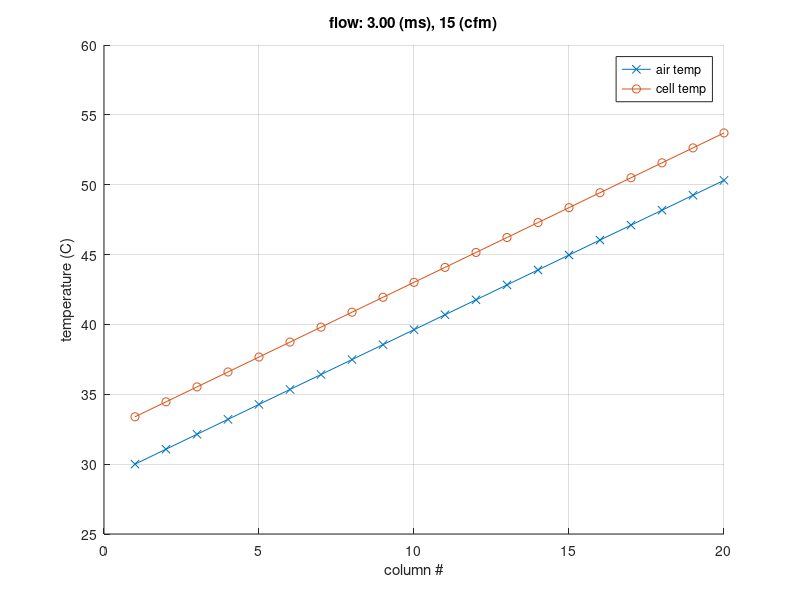
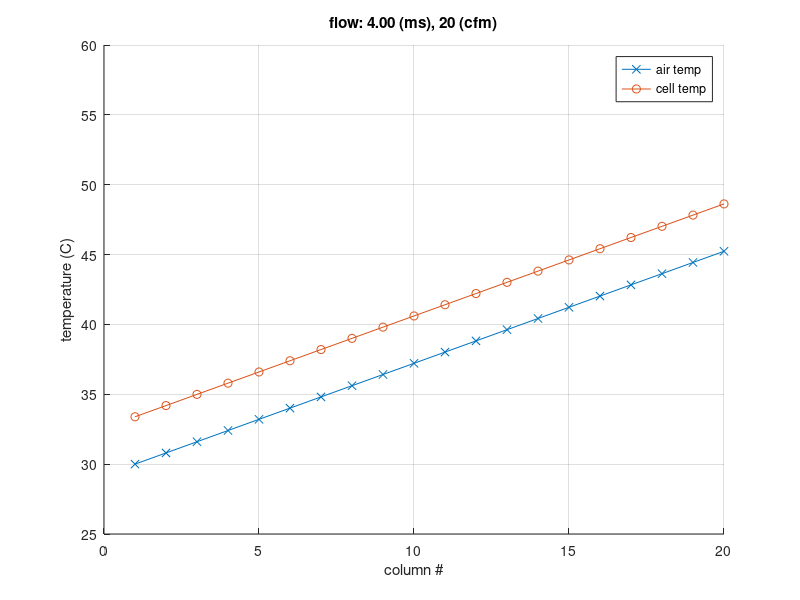
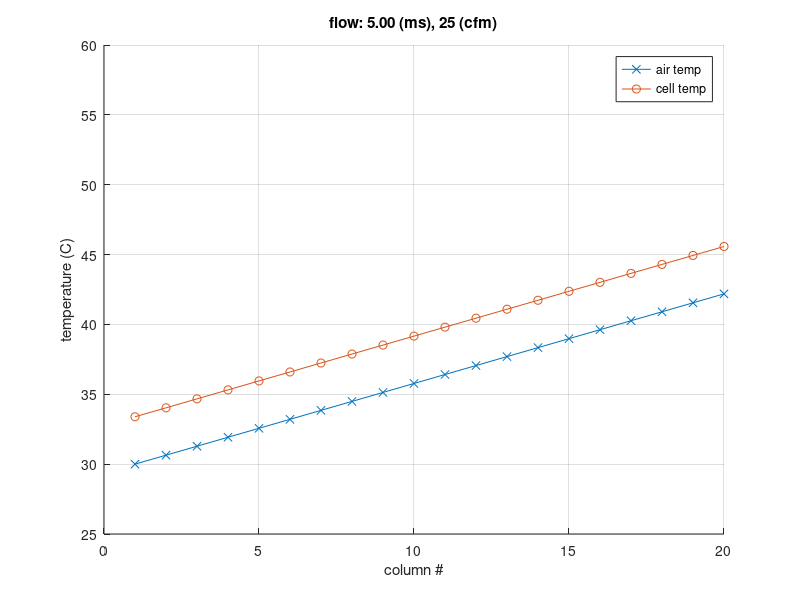
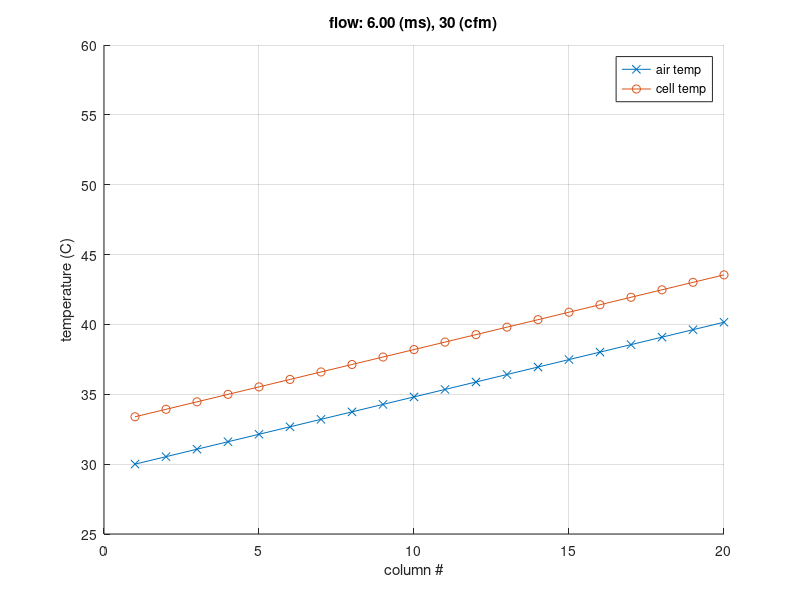

Write the MATLAB code that produced these figures, in order.
% ===
% Preliminary analysis on air flow requirements and temperature results.
% Massive assumptions made. Must verify via simulation, then preferably
% correlated too.
% Assumes:
% - Constant heat flux -- determined by average packheat from lapheat
% - Perfectly unmixed airflow between rows
% - Straight channels (no curvature of cells)
% - Equal flow on all rows (can add distrubtion later)
% - Boundary layer affects captured by Nusselt number correlations
% Process
% - For each velocity to test
% - For each row
% - Calculate temperature of air at column (calorimetry)
% - Calculate cell temp via transfer coefficient via Nusselt's
% ===

clear; clc; clf; close all;

% parameters
packheatmean = 925; 
cellheat = packheatmean / 600;

% geometric parameters
channelw = 0.065;
channelh = 0.006;
channelh_edge = 0.003; % row 1 & 7's height may be different
channell = 20 * (0.018 + 0.003); % cell diameter plus cell gap-x

% physical properties
c_air = 1006; % J/kgK
rho_air = 1.225; %kg/m3

ms_to_cfm = @(v) channelw * (channelh * 5 + channelh_edge * 2) * v / 0.0283 * 60;

function D=fD(W, H)
    D = 2 * W * H / (W + H);
end

function Re=Re(v, W, H)
    u_air = 1.821 * 1e-5; % viscosity
    D = fD(W,H);
    Re = v * D / u_air;
end

function Nu=Nu(Re) 
    Pr = 0.71; % air. stays constant till 100C (google)

    if Re > 10000
        Nu = 0.023 * Re ^ (4/5) * Pr ^ (0.4);
    else
        Nu = 3.66;
    end
end

function h_conv=h_conv(v, W, H)
    k_air = 0.025; % thermal conductivity.
    D = fD(W,H);
    h_conv = Nu(Re(v, W, H)) * k_air / D;
end


% velocities to plot
v_trials = [3 4 5 6];

for v = v_trials
    % outputs
    re = zeros(1, 7);
    h = zeros(1, 7);
    Tair = zeros(20, 7);
    Tcell = zeros(20, 7);
    Tair(1, :) = 30;

    for row = 1:7
        % rows 1 and 7 are boundaries. only half the thermal load.
        if row == 1 || row == 7
            q = cellheat/2;
        else
            q = cellheat;
        end

        C = c_air * v * channelh * channelw * rho_air;
        re(row) = Re(v, channelw, channelh);
        h(row) = h_conv(Nu(re(row)), channelw, channelh);
        
        for col = 1:20
            % propogate air temp
            Tair(col+1, row) = Tair(col, row) + q / C;
        end
    end

    for row = 1:6
        h_total = h(row) + h(row+1);

        for col = 1:20
            dT = cellheat / (h_total * channell * channelw);
            Tcell(col, row) = Tair(col, row) + dT;
        end
    end

    fprintf("== using velocity: %.2f ==\n", v);
    disp("got Re: ");
    disp(re);

    figure;
    hold on;
    grid on;
    plot(1:20, Tair(1:20, 2), 'x-');
    plot(1:20, Tcell(:, 2), 'o-');
    ylim([25, 60]);
    ylim([25, 60]);
    legend("air temp", "cell temp");
    xlabel("column #");
    ylabel("temperature (C)");
    title(sprintf("flow: %.2f (ms), %.0f (cfm)", v, ms_to_cfm(v)));
end
